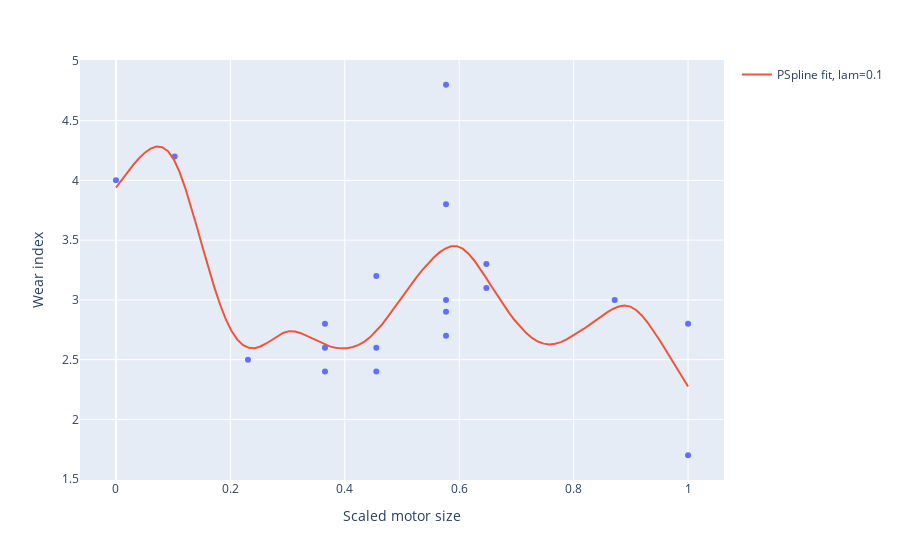

Source (notebook cell):
### Code cell
# P-SPLINES

xk_p = np.arange(1,10) / 10
#lam = [10, 0.01, 0.00000001]
#mod = list()
#[mod.append(modelMatrixPenalized(Wear, x, xk_p, lam=l)) for l in lam]
Wear_aug, Xa = modelMatrixPenalized(Wear, x, xk_p, lam=0.1)
#pSplines_LS_fit = list()
#[pSplines_LS_fit.append(lstsq(a=m[1], b=m[0])) for m in mod]
pSplines_LS = lstsq(a=Xa, b=Wear_aug)
xp = np.linspace(0.,1.,100)
Xp = modelMatrix(xp, xk)
Xp_aug = modelMatrix(xp, xk_p)

# plot data, regression spline and P-Splines
fig = px.scatter(x=x, y=Wear)
fig.update_layout(
    xaxis_title="Scaled motor size",
    yaxis_title="Wear index")
#fig.add_scatter(x=xp, y=np.dot(Xp, regSplines_LS[0]), mode="lines", name="BSpline fit")
fig.add_scatter(x=xp, y=np.dot(Xp_aug, pSplines_LS[0]), mode="lines", name="PSpline fit, lam={}".format(0.1))
#for i,fit in enumerate(pSplines_LS_fit):
#    fig.add_scatter(x=xp, y=np.dot(Xp_aug,fit[0]), mode="lines", name="PSpline fit, lam={}".format(lam[i]))

fig.show()

### Figure 1 — Plotly figure (JSON) as saved in the notebook; plotly's stock layout.template omitted (floating-point values rounded to 4 significant figures)
{"data": [{"hoverlabel": {"namelength": 0}, "hovertemplate": "x=%{x}<br>y=%{y}", "legendgroup": "", "marker": {"color": "#636efa", "symbol": "circle"}, "mode": "markers", "name": "", "showlegend": false, "type": "scatter", "x": [0, 0.1026, 0.2308, 0.3654, 0.3654, 0.3654, 0.4551, 0.4551, 0.4551, 0.5769, 0.5769, 0.5769, 0.5769, 0.5769, 0.6474, 0.6474, 0.8718, 1, 1], "xaxis": "x", "y": [4, 4.2, 2.5, 2.6, 2.8, 2.4, 3.2, 2.4, 2.6, 4.8, 2.9, 3.8, 3, 2.7, 3.1, 3.3, 3, 2.8, 1.7], "yaxis": "y"}, {"mode": "lines", "name": "PSpline fit, lam=0.1", "type": "scatter", "x": [0, 0.0101, 0.0202, 0.0303, 0.0404, 0.05051, 0.06061, 0.07071, 0.08081, 0.09091, 0.101, 0.1111, 0.1212, 0.1313, 0.1414, 0.1515, 0.1616, 0.1717, 0.1818, 0.1919, 0.202, 0.2121, 0.2222, 0.2323, 0.2424, 0.2525, 0.2626, 0.2727, 0.2828, 0.2929, 0.303, 0.3131, 0.3232, 0.3333, 0.3434, 0.3535, 0.3636, 0.3737, 0.3838, 0.3939, 0.404, 0.4141, 0.4242, 0.4343, 0.4444, 0.4545, 0.4646, 0.4747, 0.4848, 0.4949, 0.5051, 0.5152, 0.5253, 0.5354, 0.5455, 0.5556, 0.5657, 0.5758, 0.5859, 0.596, 0.6061, 0.6162, 0.6263, 0.6364, 0.6465, 0.6566, 0.6667, 0.6768, 0.6869, 0.697, 0.7071, 0.7172, 0.7273, 0.7374, 0.7475, 0.7576, 0.7677, 0.7778, 0.7879, 0.798, 0.8081, 0.8182, 0.8283, 0.8384, 0.8485, 0.8586, 0.8687, 0.8788, 0.8889, 0.899, 0.9091, 0.9192, 0.9293, 0.9394, 0.9495, 0.9596, 0.9697, 0.9798, 0.9899, 1], "y": [3.938, 4.004, 4.069, 4.13, 4.185, 4.232, 4.266, 4.283, 4.277, 4.244, 4.176, 4.071, 3.935, 3.78, 3.612, 3.439, 3.269, 3.109, 2.964, 2.839, 2.739, 2.667, 2.621, 2.599, 2.596, 2.61, 2.635, 2.667, 2.699, 2.725, 2.738, 2.736, 2.721, 2.7, 2.675, 2.65, 2.628, 2.611, 2.599, 2.594, 2.596, 2.605, 2.623, 2.651, 2.688, 2.736, 2.792, 2.855, 2.923, 2.993, 3.061, 3.126, 3.189, 3.248, 3.304, 3.354, 3.397, 3.43, 3.449, 3.45, 3.429, 3.387, 3.33, 3.262, 3.188, 3.112, 3.036, 2.962, 2.893, 2.829, 2.772, 2.722, 2.681, 2.652, 2.634, 2.628, 2.632, 2.647, 2.669, 2.697, 2.727, 2.759, 2.793, 2.828, 2.863, 2.896, 2.924, 2.944, 2.952, 2.944, 2.915, 2.869, 2.81, 2.742, 2.668, 2.591, 2.512, 2.433, 2.354, 2.276]}], "layout": {"legend": {"tracegroupgap": 0}, "margin": {"t": 60}, "xaxis": {"anchor": "y", "domain": [0, 1], "title": {"text": "Scaled motor size"}}, "yaxis": {"anchor": "x", "domain": [0, 1], "title": {"text": "Wear index"}}}}
